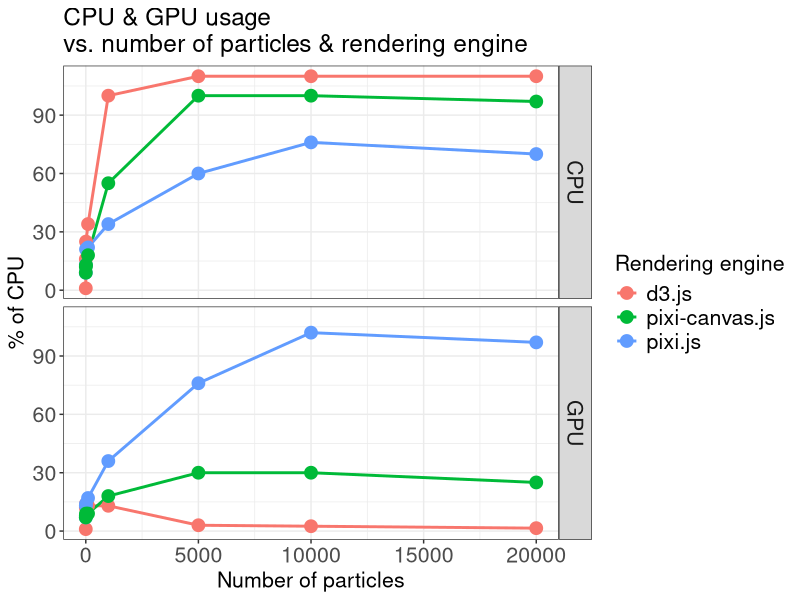
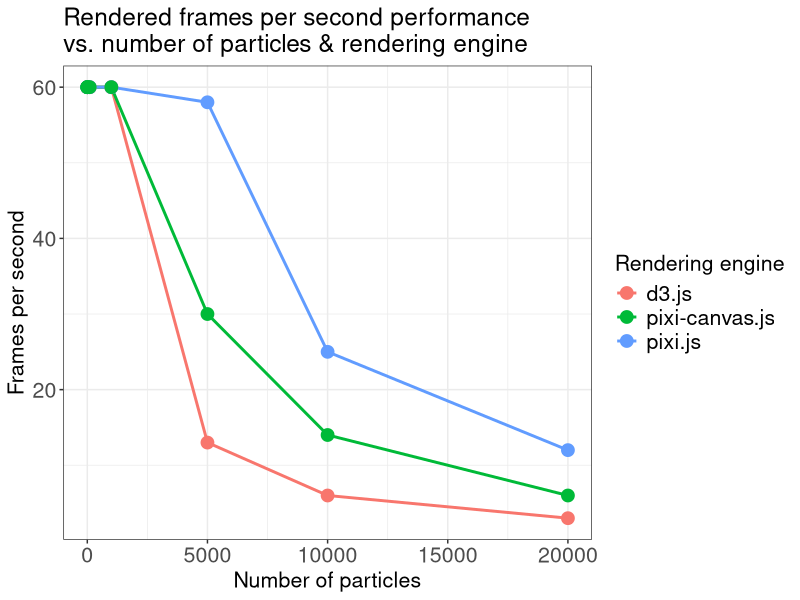
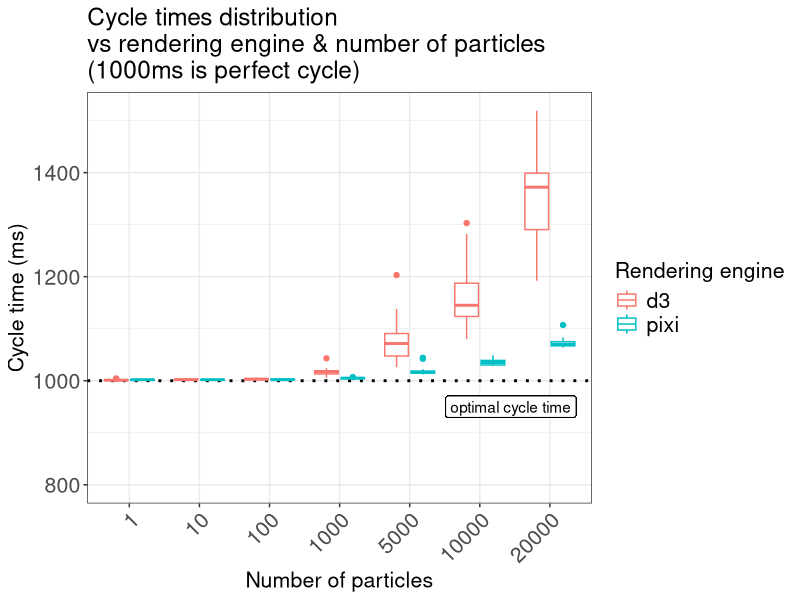

R code for these plots, in order:
## ---- chunk 1
library(ggplot2)
## ---- chunk 2
dt.cycle.times = read.delim('data/cycle-times.txt')
dt.perf = read.delim('data/perf-data.txt')
dt.perf$engine=paste(dt.perf$engine, '.js', sep='')
dt.perf$is.transparent = dt.perf$opacity <1
dt.perf = subset(dt.perf, browser == 'chrome')
## ---- chunk 3
.dt = subset(dt.perf, ! is.transparent)
dt.process.unit = rbind(
  data.frame(engine=.dt$engine,
             n=.dt$n,
             usage=.dt$cpu,
             process.unit='CPU'
             ),
    data.frame(engine=.dt$engine,
               n=.dt$n,
               usage=.dt$gpu,
               process.unit='GPU'
               )
)
## ---- chunk 4
q = ggplot(dt.process.unit,
           aes(x=n, y=100*usage)
           )  +
   geom_line(aes(y=100*usage,
                 colour=engine
                 ),
             lwd=1) +
  
   geom_point(aes(y=100*usage,
                  colour=engine),
             size=4) +
  facet_grid(process.unit ~ .) +
  #scale_x_log10() +
  theme_bw() +
  theme(
    plot.title = element_text(size = rel(1.6)),
    legend.title = element_text(size = rel(1.4)),
    legend.text = element_text(size = rel(1.4)),
    axis.title = element_text(size=rel(1.4)),
    axis.text = element_text(size=rel(1.4)),
    strip.text = element_text(size=rel(1.4))
    ) +
  guides(colour = guide_legend(title = "Rendering engine"),
         linetype = guide_legend(title = "Processing unit")
         ) +
  labs(
    title="CPU & GPU usage\nvs. number of particles & rendering engine",
    x='Number of particles',
    y='% of CPU'
  )
print(q)
## ---- chunk 5
q = ggplot(subset(dt.perf, ! is.transparent),
           aes(x=n, y=fps,colour=engine)
           )  +
   geom_line(lwd=1) +
     geom_point(size=4) +
  theme_bw() +
  theme(
    plot.title = element_text(size = rel(1.6)),
    legend.title = element_text(size = rel(1.4)),
    legend.text = element_text(size = rel(1.4)),
    axis.title = element_text(size=rel(1.4)),
    axis.text = element_text(size=rel(1.4))
    ) +
  guides(colour = guide_legend(title = "Rendering engine")
         ) +
  labs(
    title="Rendered frames per second performance\nvs. number of particles & rendering engine",
    x='Number of particles',
    y='Frames per second'
  )
print(q)
## ---- chunk 6
dt.cycle.times$nb.particles = factor(dt.cycle.times$nb.particles)
q = ggplot(dt.cycle.times, aes(factor(nb.particles), cycle.time)) +
  geom_hline(yintercept = 1000, linetype='dotted', lwd=1)+ 
  geom_boxplot(aes(colour=engine)) +
  ylim(c(800, max(dt.cycle.times$cycle.time))) +
  theme_bw() +
  theme(
    plot.title = element_text(size = rel(1.6)),
    legend.title = element_text(size = rel(1.4)),
    legend.text = element_text(size = rel(1.4)),
    axis.title = element_text(size=rel(1.4)),
    axis.text = element_text(size=rel(1.4)),
    axis.text.x = element_text(angle=45, hjust=1)
    ) +
  geom_label(x=7,
             y=950,
             label="optimal cycle time",
             hjust=0.8) +
  guides(colour = guide_legend(title = "Rendering engine")
         ) +
  labs(
    title="Cycle times distribution\nvs rendering engine & number of particles\n(1000ms is perfect cycle)",
    x='Number of particles',
    y='Cycle time (ms)'
  )
print(q)
